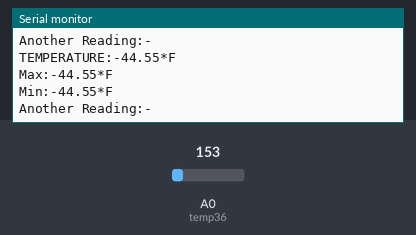
Recording of a sketch running on a simulated Arduino Uno, built with avr-gcc and run on an emulated ATmega328P. Parts: the last lines printed to the serial monitor. The inputs (shaded band) are chosen by the test bench; at power-on: A0 (temp36) = 153.

Above: at 2.8 s.
2.9 s: A0 (temp36) set to 165
At 4.9 s:
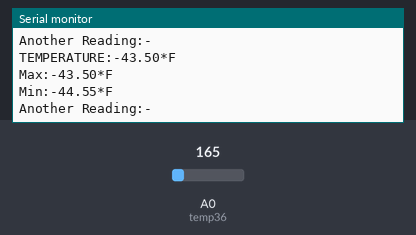
5.6 s: A0 (temp36) set to 175
At 6.6 s:
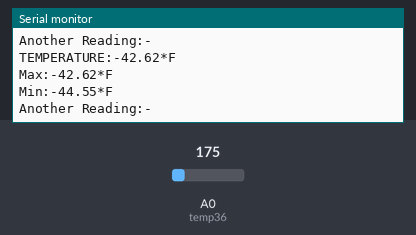
Timing chart, 0 to 8.6 s (numbered marks = the images above; inputs shaded):
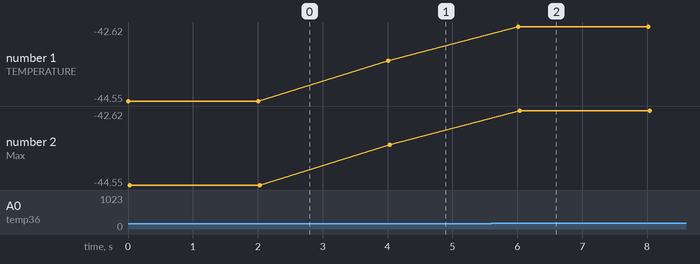

Measured:
- after the input at 2.9 s, the serial monitor: prints a new line after 1.1 s (image 1)
- after the input at 5.6 s, the serial monitor: prints a new line after 0.41 s (image 2)
- plotted number 1: -44.55 → -43.5 after the input at 2.9 s, -43.5 → -42.62 after the input at 5.6 s
- plotted number 2: -44.55 → -43.5 after the input at 2.9 s, -43.5 → -42.62 after the input at 5.6 s

The sketch:

temp_pract10.ino
```cpp
const int temp36=A0;
float tfmax=-100;
float tfmin=100;
void setup() {
Serial.begin(9600);
}

void loop() {
  float val=analogRead(temp36);
  float mv=(val/1024.0)*500;
  float cel=(mv-500)/10;
  float farh=(cel*9.0/5.0)+32;

  if(farh>tfmax){
        tfmax=farh;
  }
  if(farh<tfmin){
     tfmin=farh;
  }
  Serial.print("TEMPERATURE:");
  Serial.print(farh);
  Serial.println("*F");
  Serial.print("Max:");
  Serial.print(tfmax);
  Serial.println("*F");
  Serial.print("Min:");
  Serial.print(tfmin);
  Serial.println("*F");
  Serial.println("Another Reading:-");
  delay(2000);
}
```
